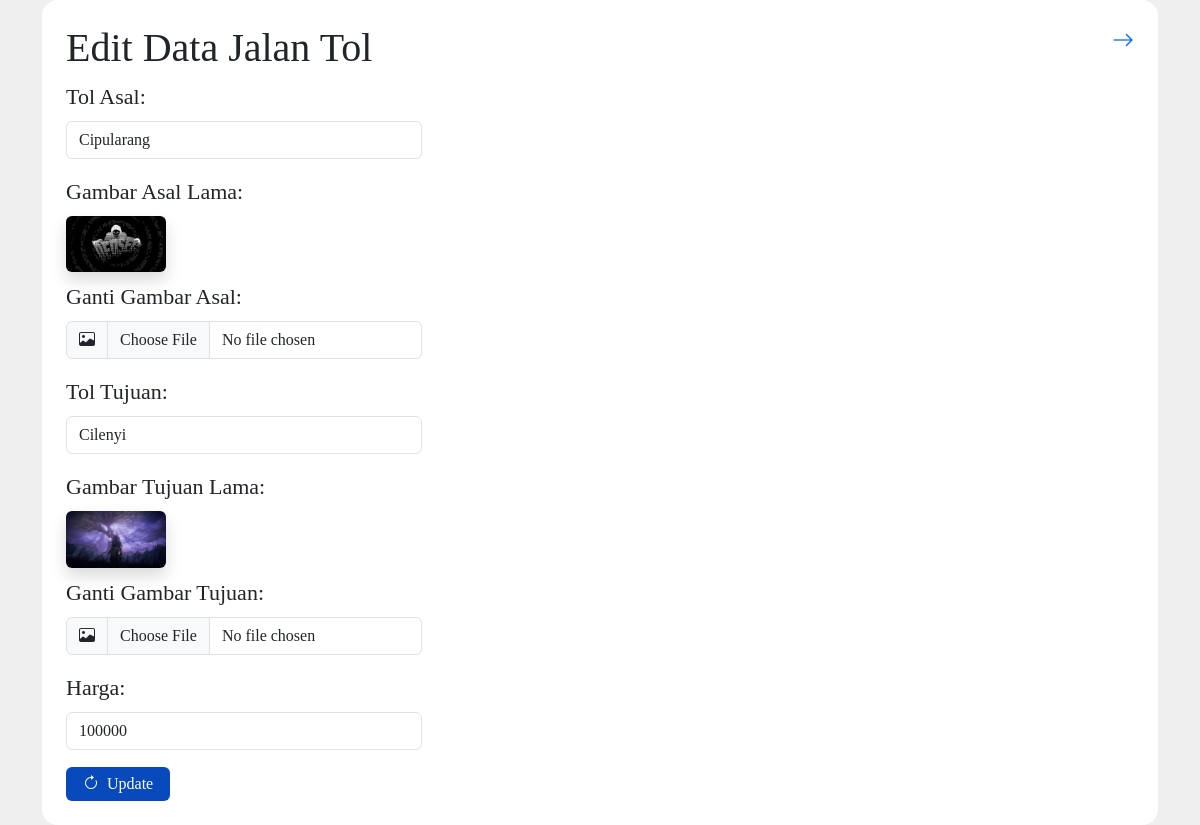
/edit.php?id=2 (signed in), run on the app's committed database.
### tables this page shows
CREATE TABLE `tol` (
  `id` int(11) NOT NULL,
  `tol_asal` varchar(100) DEFAULT NULL,
  `gambar_asal` varchar(255) DEFAULT NULL,
  `tol_tujuan` varchar(100) DEFAULT NULL,
  `gambar_tujuan` varchar(255) DEFAULT NULL,
  `harga` int(11) DEFAULT NULL
);

### functions.php (called while the page is built, shortened)
<?php
include 'db.php';
function getTolById($id) {
    global $conn;
    $id = (int) $id;
    return mysqli_query($conn, "SELECT * FROM tol WHERE id = $id");
}
?>

### edit.php (the view, shortened to what this page needs)
<?php
include 'db.php';
include 'functions.php';
$id = $_GET['id'];
$data = mysqli_fetch_assoc(getTolById($id));
?>
<!DOCTYPE html>
<html lang="en">
<head>
    <link rel="stylesheet" href="node_modules/bootstrap/dist/css/bootstrap.min.css">
    <link rel="stylesheet" href="https://cdn.jsdelivr.net/npm/bootstrap-icons@1.13.1/font/bootstrap-icons.min.css">
    <link rel="stylesheet" href="style.css">
</head>
<body style="background-color: #efeff0;" class="d-flex justify-content-center align-items-center min-vh-100">
    <div class="container">
        <div class="bg-white rounded-4 d-flex align-items-center p-4  ">
            <div class="col-12">
                <div class="row">
                    <div class="col-6">
                        <h1>Edit Data Jalan Tol</h1>
                    </div>
                    <div class="col-6">
                        <div class="col-12 d-flex justify-content-end">
                            <a href="index.php" class="bi bi-arrow-right"></a>
                        </div>
                    </div>
                </div>
                <form method="POST" enctype="multipart/form-data">
                    <div class="col-4">
                        <div class="mb-3">
                            <label for="tol_asal" class="form-label">Tol Asal:</label>
                            <input type="text" class="form-control pe-5 fs-6" name="tol_asal" id="tol_asal" value="<?= $data['tol_asal'] ?>" required>
                        </div>
                        <div class="mb-3">
                            <label class="form-label">Gambar Asal Lama:</label><br>
                            <img src="uploads/<?= $data['gambar_asal'] ?>" width="100" class="rounded shadow mb-2"><br>
                            <label for="gambar_asal" class="form-label">Ganti Gambar Asal:</label>
                            <div class="input-group">
                                <span class="input-group-text"><i class="bi bi-image"></i></span>
                                <input class="form-control" type="file" id="gambar_asal" name="gambar_asal">
                            </div>
                        </div>
                        <div class="mb-3">
                            <label for="tol_tujuan" class="form-label">Tol Tujuan:</label>
                            <input type="text" class="form-control pe-5 fs-6" name="tol_tujuan" id="tol_tujuan" value="<?= $data['tol_tujuan'] ?>" required>
                        </div>
                        <div class="mb-3">
                            <label class="form-label">Gambar Tujuan Lama:</label><br>
                            <img src="uploads/<?= $data['gambar_tujuan'] ?>" width="100" class="rounded shadow mb-2"><br>
                            <label for="gambar_tujuan" class="form-label">Ganti Gambar Tujuan:</label>
                            <div class="input-group">
                                <span class="input-group-text"><i class="bi bi-image"></i></span>
                                <input class="form-control" type="file" id="gambar_tujuan" name="gambar_tujuan">
                            </div>
                        </div>
                        <div class="mb-3">
                            <label for="harga" class="form-label">Harga:</label>
                            <input type="number" class="form-control pe-5 fs-6" name="harga" id="harga" value="<?= $data['harga'] ?>" required>
                        </div>
                        <button class="btn button1 px-3 py-1" name="submit" type="submit">
                            <i class="bi bi-arrow-clockwise me-2"></i>Update
                        </button>
                    </div>
                </form>
            </div>
        </div>
    </div>
</body>
</html>

### style.css (style rules this page uses)
body { font-family: 'Poppins';font-size: 22px; }
.button1 { color : white; background-color : #0849BC; }

### data on the page
tol: tol_asal "Cipularang", gambar_asal (picture), tol_tujuan "Cilenyi", gambar_tujuan (picture), harga "100000"
